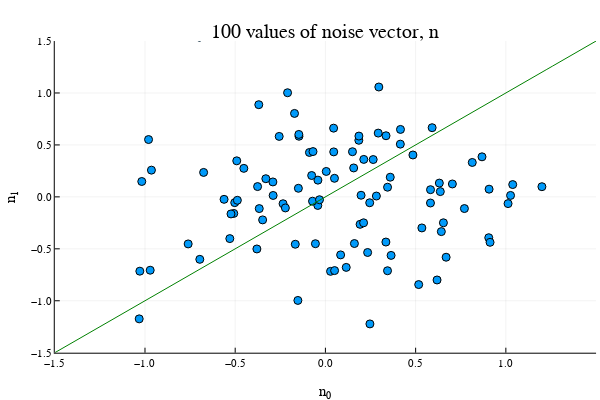

Notebook source saved alongside this figure:
### Code cell
# 3.2 ขาออกของชุดตัวสหสัมพันธ์เมื่อช่องสัญญาณมีเฉพาะสัญญาณรบกวน
# 8. เขียนโปรแกรมด้วยจูเลียเพื่อแสดงเวกเตอร์ของสัญญาณรบกวนด้วยความแปรปรวน σ2 = 0.25 (เท่ากับค่ากําลัง) ที่ขาออกของชุดตัวสหสัมพันธ์ สมมติไม่มีสารส่งออกช่องสัญญาณ ด้วยคําสั่งต่อไปนี้ ตามด้วย shift+enter
# Simulate 100 values of noise vectors (n0,n1)
# using Gaussian RV,
# where mean=0, variance=N0/2=0.25
#
using Plots
using LaTeXStrings
plotly()
mean=0
sigma=0.5
n0=sigma*randn(100)
n1=sigma*randn(100)
plot(n0,n1,seriestype=:scatter,title="100 values of noise vector, n")
plot!(xlabel="n₀",ylabel="n₁",legend=:none)
plot!(xlim=(-1.5,1.5),ylim=(-1.5,1.5))
x_bound = range(-1.5,stop=1.5,length=100)
y_bound = x_bound
plot!(y_bound,x_bound,color=:green)
